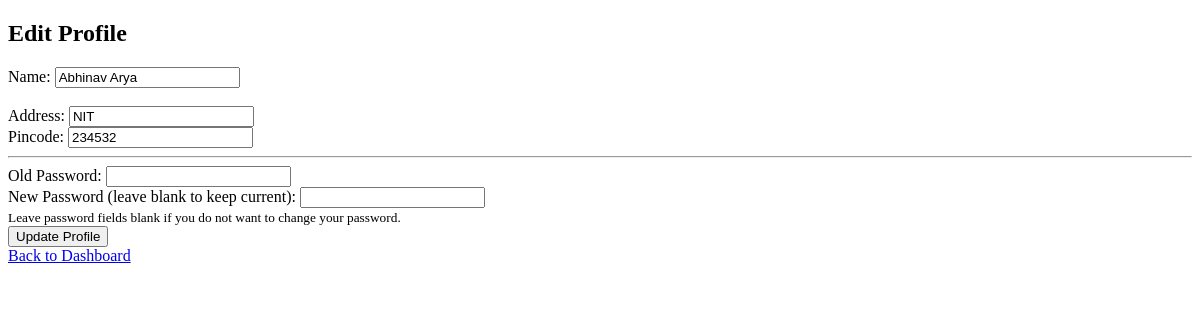
/edit_profile (signed in), run on an earlier commit of the app's database.
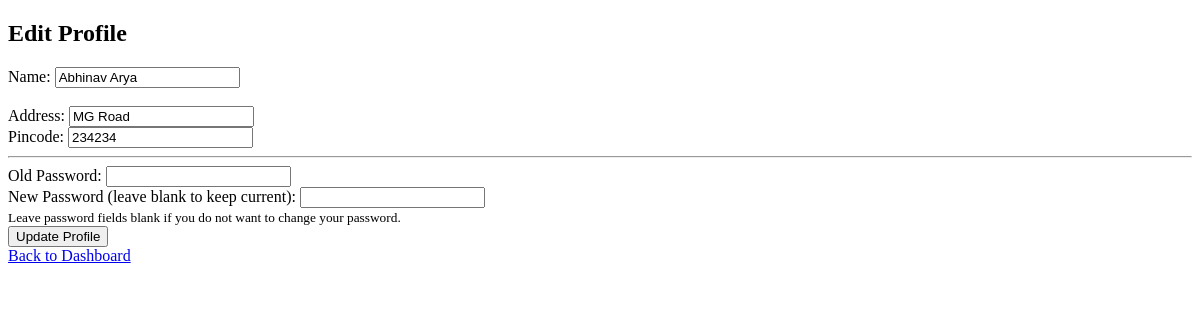
And on a later commit of the database.
### models.py (models this page shows)
class User(db.Model):
    id = db.Column(db.Integer, primary_key=True)
    username = db.Column(db.String(80), unique=True, nullable=False)
    password = db.Column(db.String(120), nullable=False)
    name = db.Column(db.String(120), nullable=False)
    address = db.Column(db.String(200), nullable=True)
    pincode = db.Column(db.String(20), nullable=True)
    admin = db.Column(db.Boolean, default=False)

### controllers/auth_controllers.py (the view, shortened to what this page needs)
@auth_bp.route('/edit_profile', methods=['GET', 'POST'])
def edit_profile():
    if 'user_id' not in session:
        return redirect(url_for('auth.login'))
    user = User.query.get(session['user_id'])
    error = None
    return render_template('editProfile.html', user=user, error=error)

### templates/editProfile.html (shortened to what this page needs)
<!DOCTYPE html>
<html lang="en">
<head>
</head>
<body>
    <h2>Edit Profile</h2>
    <form action="{{ url_for('auth.edit_profile') }}" method="post">
        <label for="name">Name:</label>
        <input type="text" id="name" name="name" value="{{ user.name }}" required><br><br>
        <label for="address">Address:</label>
        <input type="text" id="address" name="address" value="{{ user.address }}" required><br>
        <label for="pincode">Pincode:</label>
        <input type="number" id="pincode" name="pincode" value="{{ user.pincode }}" required><br>
        <hr>
        <label for="old_password">Old Password:</label>
        <input type="password" id="old_password" name="old_password"><br>
        <label for="new_password">New Password (leave blank to keep current):</label>
        <input type="password" id="new_password" name="new_password"><br>
        <small>Leave password fields blank if you do not want to change your password.</small><br>
        <button type="submit">Update Profile</button>
    </form>
    {% if session.admin %}
    <a href="{{ url_for('admin.dashboard') }}">Back to Dashboard</a>
    {% else %}
    <a href="{{ url_for('user.dashboard') }}">Back to Dashboard</a>
    {% endif %}
</body>
</html>

What changed in the data, as far as the page shows it:
changed User "Abhinav Arya": address "NIT" → "MG Road"; pincode "234532" → "234234"
